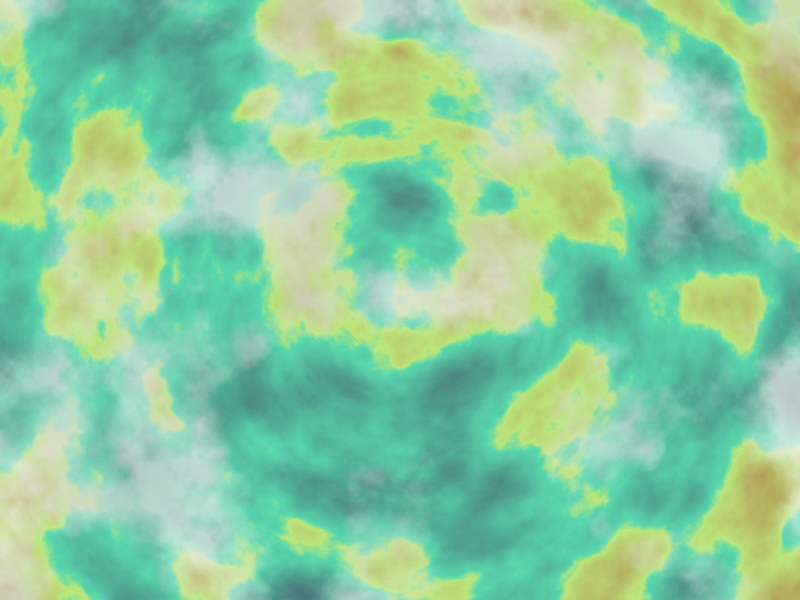
Frame 1 (no input)
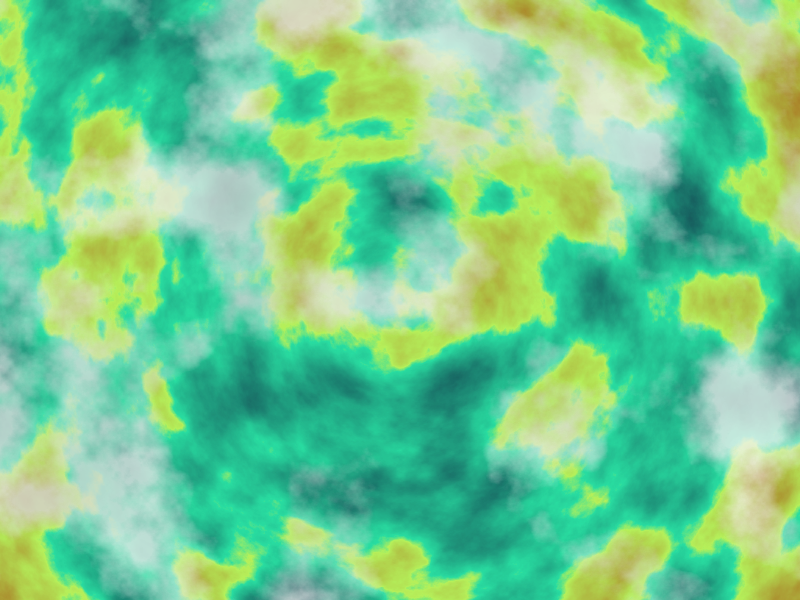
Frame 60 (the mouse pressed at the canvas centre just before this capture)
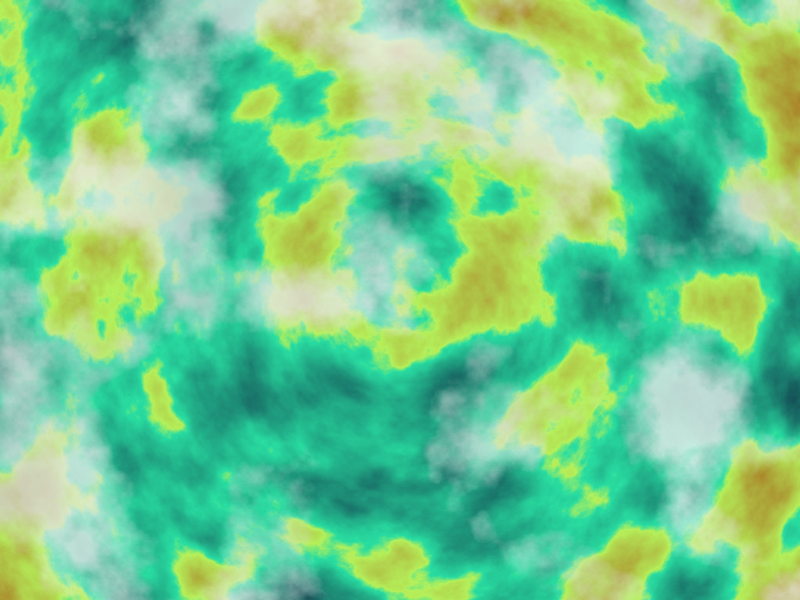
Frame 120 (the mouse held since frame 60 and released just before this capture)

The Processing sketch that drew these frames (run headless with seeded random() and noise(); from frame 60 on, the mouse is pressed at the canvas centre):

// Processing sketch: 03_mapa
// ── 03_mapa.pde
PGraphics terrain;
PGraphics clouds;
int nextX;

void setup() {
  size(800, 600);
  noiseDetail(16);
  noiseSeed(6);
  
  terrain = createGraphics(width, height);
  generateTerrain();
  
  clouds = createGraphics(width, height);
  generateClouds();
}

void draw() {
  image(terrain, 0, 0);
  image(clouds, 0, 0);
  moveClouds();
}

void generateTerrain() {
  terrain.beginDraw();
  for (int x=0; x<width; x++) {
    for (int y=0; y<height; y++) {
      color c = heightColorAt(x, y);
      terrain.stroke(c);
      terrain.point(x, y);      
    }
  }
  terrain.endDraw();
}

color heightColorAt(float x, float y) {
  float noiseSensitivity = 0.01;
  x *= noiseSensitivity;
  y *= noiseSensitivity;
  float z = dist(x, y, width*noiseSensitivity/2, height*noiseSensitivity/2);
  float n = noise(x, y, z);
  color c;
  color deepBlue = color(10, 10, 50);
  color lightBlue = color(40, 220, 160);
  color plainYellow = color(180, 240, 90);
  color highBrown = color(160, 40, 0);
  float seaCut = 0.5;
  float landCut = 0.55;
  if (n < seaCut) {
    n = map(n, 0, seaCut, 0, 1);
    c = lerpColor(deepBlue, lightBlue, n);
  } else if (n < landCut) {
    n = map(n, seaCut, landCut, 0, 1);
    c = lerpColor(lightBlue, plainYellow, n);
  } else {
    n = map(n, landCut, 1, 0, 1);
    c = lerpColor(plainYellow, highBrown, n);
  }
  return c;
}

void generateClouds() {
  clouds.beginDraw();
  clouds.clear();
  for (int x=0; x<width; x++) {
    for (int y=0; y<height; y++) {
      color c = cloudColorAt(x, y);
      clouds.stroke(c);
      clouds.point(x, y);      
    }
  }
  clouds.endDraw();
  nextX = width;
}

color cloudColorAt(float x, float y) {
  float noiseSensitivity = 0.01;
  float bNoise = noise(x*noiseSensitivity, y*noiseSensitivity);
  float brightness = map(bNoise, 0, 1, 200, 255);
  float alphaNoise = noise(x*noiseSensitivity, y*noiseSensitivity, 1);
  if (alphaNoise < 0.5) {
    alphaNoise = 0;
  } else {
    alphaNoise = map(alphaNoise, 0.5, 0.7, 0, 1);
  }
  float alpha = map(alphaNoise, 0, 1, 0, 255);
  return color(brightness, alpha);
}

void moveClouds() {
  PGraphics temp = createGraphics(width, height);
  temp.beginDraw();
  temp.image(clouds, 0, 0);
  temp.endDraw();
  
  clouds.beginDraw();
  clouds.clear();
  clouds.image(temp, -1, 0);
  for (int y=0; y<height; y++) {
    color c = cloudColorAt(nextX, y);
    clouds.stroke(c);
    clouds.point(width-1, y);
  }
  clouds.endDraw();
  nextX++;
}
